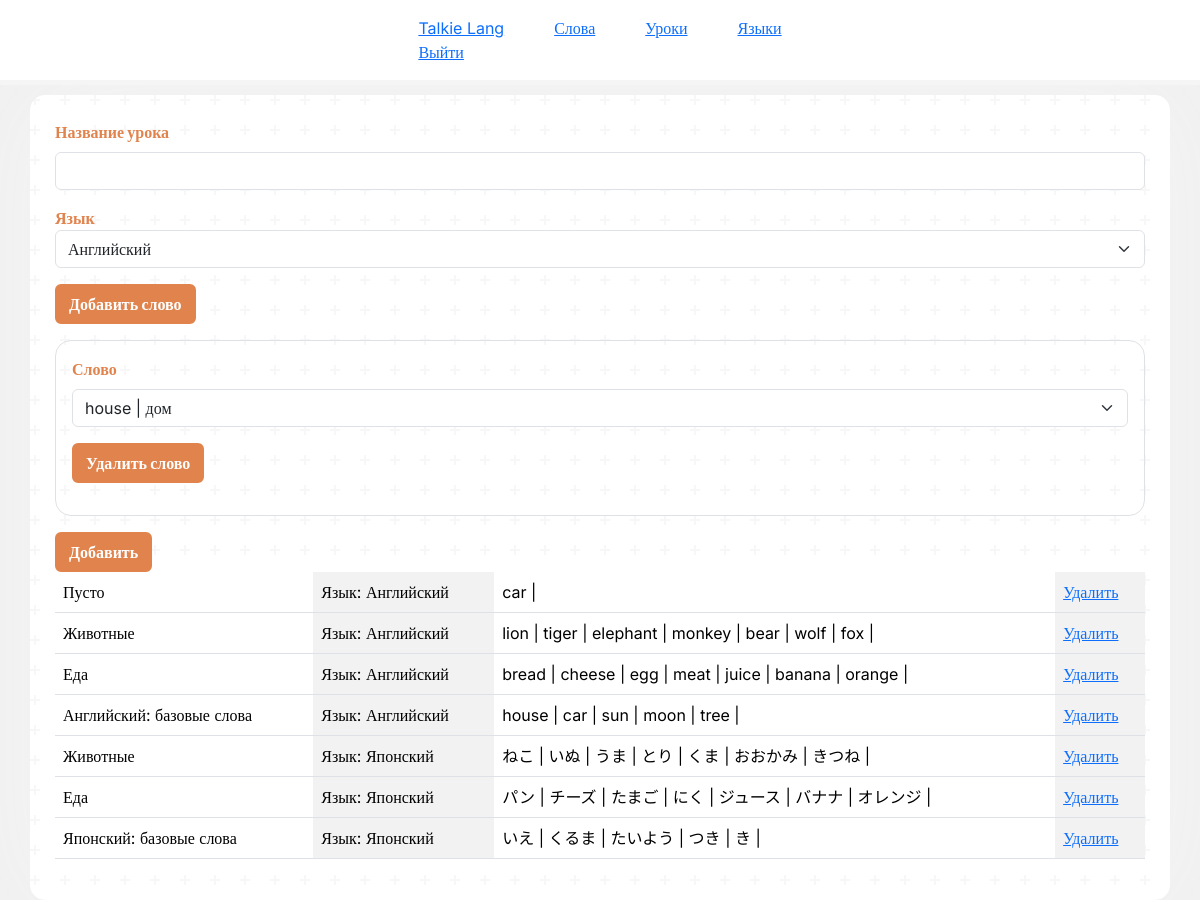
The app's page /admin/add_lesson/index.php, older data.
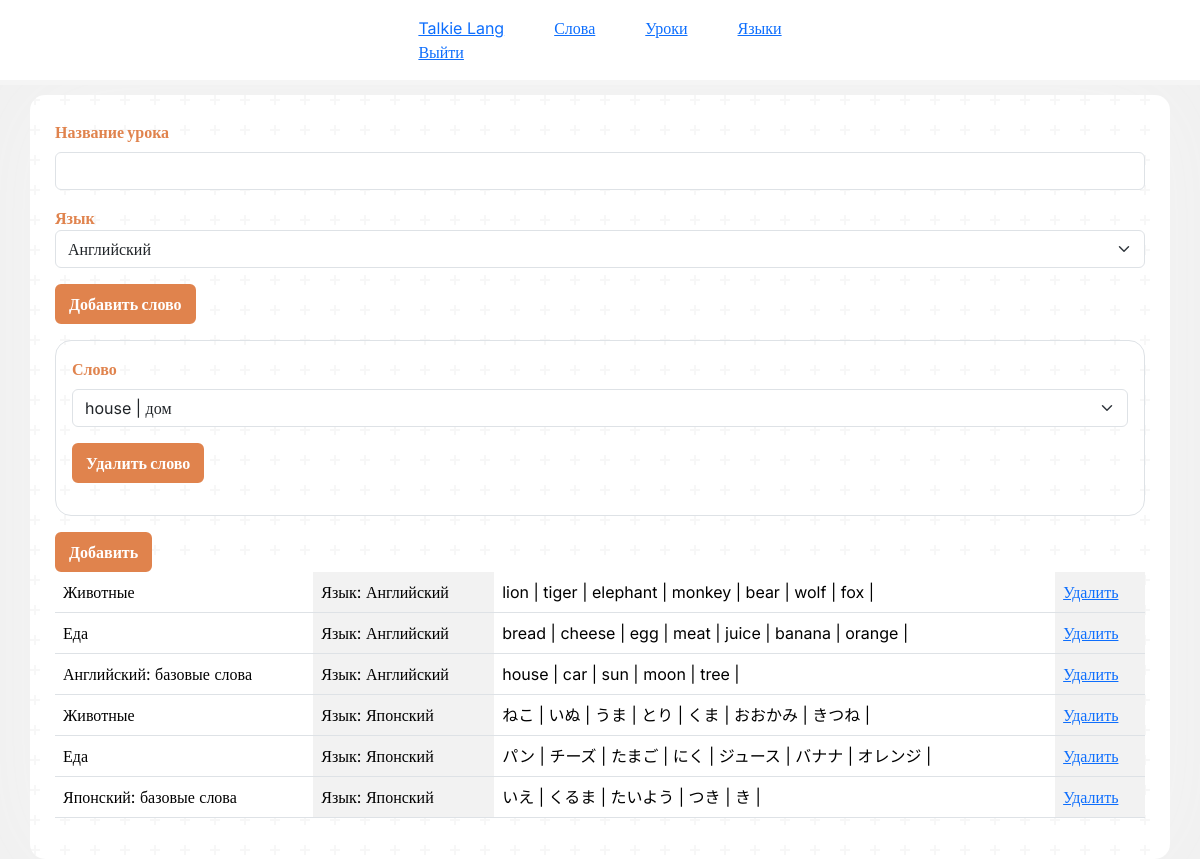
The same page, newer data.
### tables this page shows
CREATE TABLE `lesson` (
  `lesson_id` int NOT NULL,
  `lesson_name` varchar(100) NOT NULL,
  `lesson_language` int DEFAULT NULL
);

CREATE TABLE `langs` (
  `lang_id` int NOT NULL,
  `lang_name` text NOT NULL
);

CREATE TABLE `lessons_words` (
  `id` int NOT NULL,
  `lesson_id` int NOT NULL,
  `word_id` int NOT NULL
);

CREATE TABLE `words` (
  `word_id` int NOT NULL,
  `word_name` varchar(100) NOT NULL,
  `word_transcription` varchar(100) DEFAULT NULL,
  `word_translate` varchar(100) NOT NULL,
  `lang_id` int NOT NULL DEFAULT '1'
);

### admin/add_lesson/index.php (the view, shortened to what this page needs)
<?php
require "../../connection-db.php";
$langs = mysqli_fetch_all(mysqli_query($conn, "select * from langs"));
$lessons = mysqli_fetch_all(mysqli_query($conn, "select * from lesson join langs on langs.lang_id = lesson.lesson_language order by lang_id ASC, lesson_id DESC"), MYSQLI_ASSOC);
?>
<!DOCTYPE html>
<html lang="en">
<?php include "../../components/head.php"; ?>
<body>
    <?php include "../../components/header-admin.php"; ?>
    <main class="container">
        <form method="post" action="addLesson.php">
            <div class="mb-3">
                <label for="name" class="form-label">Название урока</label>
                <input type="text" class="form-control" id="name" aria-describedby="name" name="name" required>
            </div>
            <div class="mb-3">
                <label for="lang">Язык</label>
                <select name="lang" id="lang" class="form-select">
                    <?php foreach ($langs as $lang): ?>
                        <option value="<?= $lang[0] ?>"><?= $lang[1] ?></option>
                    <?php endforeach; ?>
                </select>
            </div>
            <button class="btn mb-3 add-word-btn">Добавить слово</button>
            <div class="words mb-3 border rounded-4 p-3">
            </div>
            <button type="submit" class="btn">Добавить</button>
        </form>
        <table class="table table-striped-columns">
            <?php foreach ($lessons as $lesson): ?>
                <tr>
                    <td><?= $lesson["lesson_name"] ?></td>
                    <td>Язык: <?= $lesson["lang_name"] ?></td>
                    <td>
                        <?php
                        $ws = mysqli_fetch_all(mysqli_query($conn,"select * from lessons_words join words on words.word_id = lessons_words.word_id where lesson_id =".$lesson["lesson_id"]),MYSQLI_ASSOC);
                        foreach ($ws as $w):
                            echo $w["word_name"]." | ";
                        endforeach; ?>
                    </td>
                    <td>
                        <a href="del.php?id=<?= $lesson["lesson_id"] ?>">Удалить</a>
                    </td>
                </tr>
            <?php endforeach; ?>
        </table>
    </main>
</body>
</html>

Row changes from the older to the newer data that the page shows:
removed lesson: lesson_name "Пусто", lesson_language.lang_name "Английский"
removed lessons_words: word.word_name "car", shown under "Пусто"
